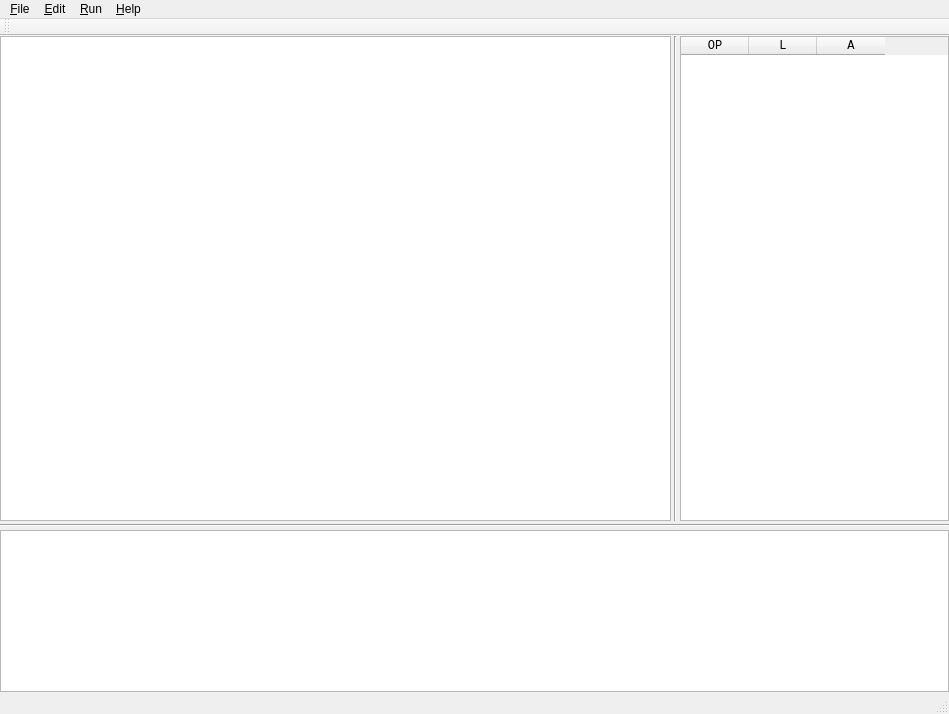
<?xml version="1.0" encoding="UTF-8"?>
<ui version="4.0">
 <class>Pl0CompilerQtClass</class>
 <widget class="QMainWindow" name="Pl0CompilerQtClass">
  <property name="geometry">
   <rect>
    <x>0</x>
    <y>0</y>
    <width>949</width>
    <height>714</height>
   </rect>
  </property>
  <property name="windowTitle">
   <string>Pl0CompilerQt</string>
  </property>
  <widget class="QWidget" name="centralWidget">
   <layout class="QGridLayout" name="gridLayout_2">
    <property name="leftMargin">
     <number>0</number>
    </property>
    <property name="topMargin">
     <number>0</number>
    </property>
    <property name="rightMargin">
     <number>0</number>
    </property>
    <property name="bottomMargin">
     <number>0</number>
    </property>
    <item row="0" column="0">
     <layout class="QGridLayout" name="gridLayout" rowstretch="3,0,1" columnstretch="5,0,2">
      <property name="spacing">
       <number>3</number>
      </property>
      <item row="1" column="0" colspan="3">
       <widget class="Line" name="line">
        <property name="orientation">
         <enum>Qt::Horizontal</enum>
        </property>
       </widget>
      </item>
      <item row="0" column="1">
       <widget class="Line" name="line_2">
        <property name="orientation">
         <enum>Qt::Vertical</enum>
        </property>
       </widget>
      </item>
      <item row="0" column="0">
       <widget class="QTextEdit" name="textEdit">
        <property name="font">
         <font>
          <family>Consolas</family>
         </font>
        </property>
       </widget>
      </item>
      <item row="2" column="0" colspan="3">
       <widget class="QTextEdit" name="console">
        <property name="font">
         <font>
          <family>Consolas</family>
         </font>
        </property>
        <property name="contextMenuPolicy">
         <enum>Qt::PreventContextMenu</enum>
        </property>
        <property name="tabStopWidth">
         <number>80</number>
        </property>
       </widget>
      </item>
      <item row="0" column="2">
       <widget class="QTableWidget" name="tableWidget">
        <property name="sizePolicy">
         <sizepolicy hsizetype="Expanding" vsizetype="Expanding">
          <horstretch>0</horstretch>
          <verstretch>0</verstretch>
         </sizepolicy>
        </property>
        <property name="font">
         <font>
          <family>Consolas</family>
         </font>
        </property>
        <property name="sortingEnabled">
         <bool>false</bool>
        </property>
        <property name="cornerButtonEnabled">
         <bool>true</bool>
        </property>
        <attribute name="horizontalHeaderCascadingSectionResizes">
         <bool>true</bool>
        </attribute>
        <attribute name="horizontalHeaderDefaultSectionSize">
         <number>68</number>
        </attribute>
        <attribute name="horizontalHeaderStretchLastSection">
         <bool>false</bool>
        </attribute>
        <attribute name="verticalHeaderCascadingSectionResizes">
         <bool>false</bool>
        </attribute>
        <attribute name="verticalHeaderStretchLastSection">
         <bool>true</bool>
        </attribute>
        <column>
         <property name="text">
          <string>OP</string>
         </property>
        </column>
        <column>
         <property name="text">
          <string>L</string>
         </property>
        </column>
        <column>
         <property name="text">
          <string>A</string>
         </property>
        </column>
       </widget>
      </item>
     </layout>
    </item>
   </layout>
  </widget>
  <widget class="QMenuBar" name="menuBar">
   <property name="geometry">
    <rect>
     <x>0</x>
     <y>0</y>
     <width>949</width>
     <height>26</height>
    </rect>
   </property>
   <widget class="QMenu" name="menu_File">
    <property name="title">
     <string>&amp;File</string>
    </property>
    <addaction name="action_Open"/>
    <addaction name="action_Save"/>
    <addaction name="action_Close"/>
   </widget>
   <widget class="QMenu" name="menu_Edit">
    <property name="title">
     <string>&amp;Edit</string>
    </property>
    <addaction name="actionUndo"/>
    <addaction name="actionRedo"/>
    <addaction name="action_Clear"/>
   </widget>
   <widget class="QMenu" name="menu_Run">
    <property name="title">
     <string>&amp;Run</string>
    </property>
    <addaction name="action_Run"/>
    <addaction name="action_Build"/>
   </widget>
   <widget class="QMenu" name="menu_Help">
    <property name="title">
     <string>&amp;Help</string>
    </property>
    <addaction name="action_About"/>
   </widget>
   <addaction name="menu_File"/>
   <addaction name="menu_Edit"/>
   <addaction name="menu_Run"/>
   <addaction name="menu_Help"/>
  </widget>
  <widget class="QToolBar" name="mainToolBar">
   <attribute name="toolBarArea">
    <enum>TopToolBarArea</enum>
   </attribute>
   <attribute name="toolBarBreak">
    <bool>false</bool>
   </attribute>
  </widget>
  <widget class="QStatusBar" name="statusBar"/>
  <action name="action_Open">
   <property name="text">
    <string>&amp;Open</string>
   </property>
   <property name="shortcut">
    <string>Ctrl+O</string>
   </property>
  </action>
  <action name="action_Save">
   <property name="text">
    <string>&amp;Save</string>
   </property>
   <property name="shortcut">
    <string>Ctrl+S</string>
   </property>
  </action>
  <action name="action_Close">
   <property name="text">
    <string>&amp;Close</string>
   </property>
  </action>
  <action name="action_Run">
   <property name="text">
    <string>Build and &amp;Run</string>
   </property>
   <property name="shortcut">
    <string>Ctrl+R</string>
   </property>
  </action>
  <action name="action_Build">
   <property name="text">
    <string>&amp;Build</string>
   </property>
  </action>
  <action name="action_About">
   <property name="text">
    <string>&amp;About</string>
   </property>
  </action>
  <action name="action_Clear">
   <property name="text">
    <string>&amp;Clear</string>
   </property>
  </action>
  <action name="actionUndo">
   <property name="text">
    <string>Undo</string>
   </property>
   <property name="shortcut">
    <string>Ctrl+Z</string>
   </property>
  </action>
  <action name="actionRedo">
   <property name="text">
    <string>Redo</string>
   </property>
   <property name="shortcut">
    <string>Ctrl+R</string>
   </property>
  </action>
 </widget>
 <layoutdefault spacing="6" margin="11"/>
 <resources>
  <include location="Pl0CompilerQt.qrc"/>
 </resources>
 <connections>
  <connection>
   <sender>actionUndo</sender>
   <signal>triggered()</signal>
   <receiver>textEdit</receiver>
   <slot>undo()</slot>
   <hints>
    <hint type="sourcelabel">
     <x>-1</x>
     <y>-1</y>
    </hint>
    <hint type="destinationlabel">
     <x>250</x>
     <y>199</y>
    </hint>
   </hints>
  </connection>
  <connection>
   <sender>actionRedo</sender>
   <signal>triggered()</signal>
   <receiver>textEdit</receiver>
   <slot>redo()</slot>
   <hints>
    <hint type="sourcelabel">
     <x>-1</x>
     <y>-1</y>
    </hint>
    <hint type="destinationlabel">
     <x>250</x>
     <y>199</y>
    </hint>
   </hints>
  </connection>
  <connection>
   <sender>action_Open</sender>
   <signal>triggered()</signal>
   <receiver>Pl0CompilerQtClass</receiver>
   <slot>loadFile()</slot>
   <hints>
    <hint type="sourcelabel">
     <x>-1</x>
     <y>-1</y>
    </hint>
    <hint type="destinationlabel">
     <x>354</x>
     <y>248</y>
    </hint>
   </hints>
  </connection>
  <connection>
   <sender>action_Save</sender>
   <signal>triggered()</signal>
   <receiver>Pl0CompilerQtClass</receiver>
   <slot>save()</slot>
   <hints>
    <hint type="sourcelabel">
     <x>-1</x>
     <y>-1</y>
    </hint>
    <hint type="destinationlabel">
     <x>354</x>
     <y>248</y>
    </hint>
   </hints>
  </connection>
  <connection>
   <sender>action_Close</sender>
   <signal>triggered()</signal>
   <receiver>Pl0CompilerQtClass</receiver>
   <slot>close()</slot>
   <hints>
    <hint type="sourcelabel">
     <x>-1</x>
     <y>-1</y>
    </hint>
    <hint type="destinationlabel">
     <x>354</x>
     <y>249</y>
    </hint>
   </hints>
  </connection>
  <connection>
   <sender>action_Build</sender>
   <signal>triggered()</signal>
   <receiver>Pl0CompilerQtClass</receiver>
   <slot>build()</slot>
   <hints>
    <hint type="sourcelabel">
     <x>-1</x>
     <y>-1</y>
    </hint>
    <hint type="destinationlabel">
     <x>354</x>
     <y>249</y>
    </hint>
   </hints>
  </connection>
  <connection>
   <sender>action_Run</sender>
   <signal>triggered()</signal>
   <receiver>Pl0CompilerQtClass</receiver>
   <slot>buildRun()</slot>
   <hints>
    <hint type="sourcelabel">
     <x>-1</x>
     <y>-1</y>
    </hint>
    <hint type="destinationlabel">
     <x>354</x>
     <y>249</y>
    </hint>
   </hints>
  </connection>
  <connection>
   <sender>action_About</sender>
   <signal>triggered()</signal>
   <receiver>Pl0CompilerQtClass</receiver>
   <slot>promptAbout()</slot>
   <hints>
    <hint type="sourcelabel">
     <x>-1</x>
     <y>-1</y>
    </hint>
    <hint type="destinationlabel">
     <x>474</x>
     <y>356</y>
    </hint>
   </hints>
  </connection>
 </connections>
 <slots>
  <slot>loadFile()</slot>
  <slot>save()</slot>
  <slot>build()</slot>
  <slot>buildRun()</slot>
  <slot>promptAbout()</slot>
 </slots>
</ui>
